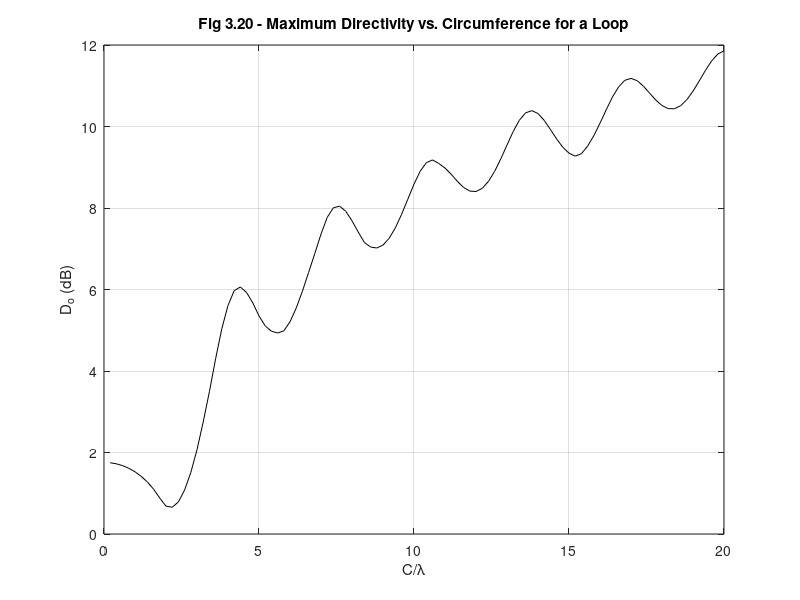

Write MATLAB code to recreate this figure.
%%%%%%%%%%%%%%%%%%%%%%%%%%%%%%%%%%%%%%%%%%%%%%%%%%%%%%%%%%%%
%%                                                        %%
%% ****************************************************** %%
%% * Smart Antennas for Wireless Applications w/ Matlab * %%
%% ****************************************************** %%
%%                                                        %%
%% Chapter 3: Fig 3.19                                    %%
%%                                                        %%
%% Author: Frank Gross                                    %%
%% McGraw-Hill, 2005                                      %%
%% Date:  9/3/2004                                        %%
%%                                                        %%
%% This code creates Figure 3.20, a plot of the maximum   %%
%%     Directivity (dB) for a circular loop antenna vs.   %%
%%     Circumference (C/lambda)                           %%
%%%%%%%%%%%%%%%%%%%%%%%%%%%%%%%%%%%%%%%%%%%%%%%%%%%%%%%%%%%%      

%%------------------- Define Variables:--------------------------%%
% U - inline fcn to create loop antenna radiation intensity       %
% delta - negative limit of integration and integration step size %
% x - limits of integration                                       %
% C - circumference of loop antenna in wavelengths                %
% den - denominator of maximum directivity equation               %
% num - numerator of maximum directivity equation                 %
% Do - maximum directivity of loop antenna                        %
%%---------------------------------------------------------------%%

%-------- Initialize Variables ----------%

U = inline('(besselj(1,c*sin(x))).^2.*sin(x)');  % inline object for den. function

delta = 0.1;   x = 0:delta:pi;

%----- Create for loop to compute Do -----%

for i = 1:100
    c = i/5;
    C(i) = c;
den = trapz(x,U(c,x));
num = 2*max(besselj(1,c*sin(x)).^2);
temp = num/den;
Do(i) = temp;
end

%----- Plot Results -----%

plot(C,10*log10(Do),'k')
axis([0 20 0 12])

title('\bfFig 3.20 - Maximum Directivity vs. Circumference for a Loop')
xlabel('C/\lambda')
ylabel('D_o (dB)')
grid on
